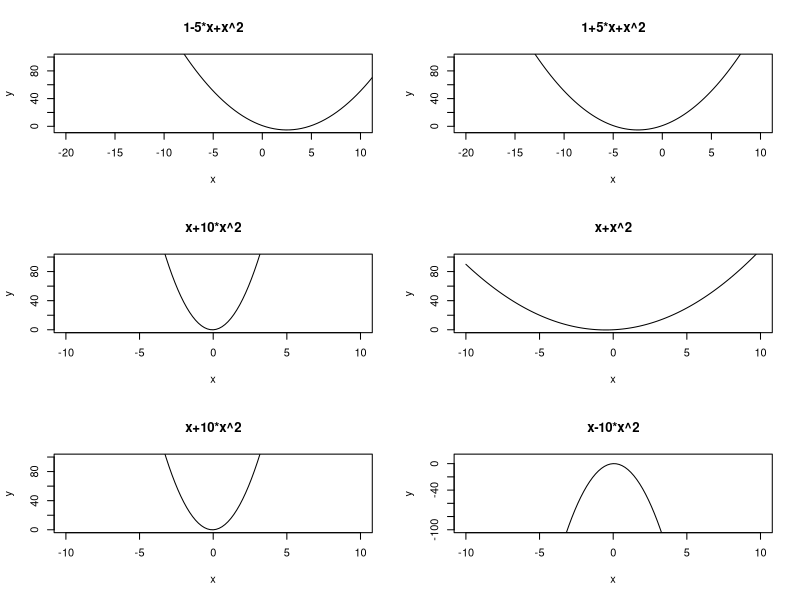
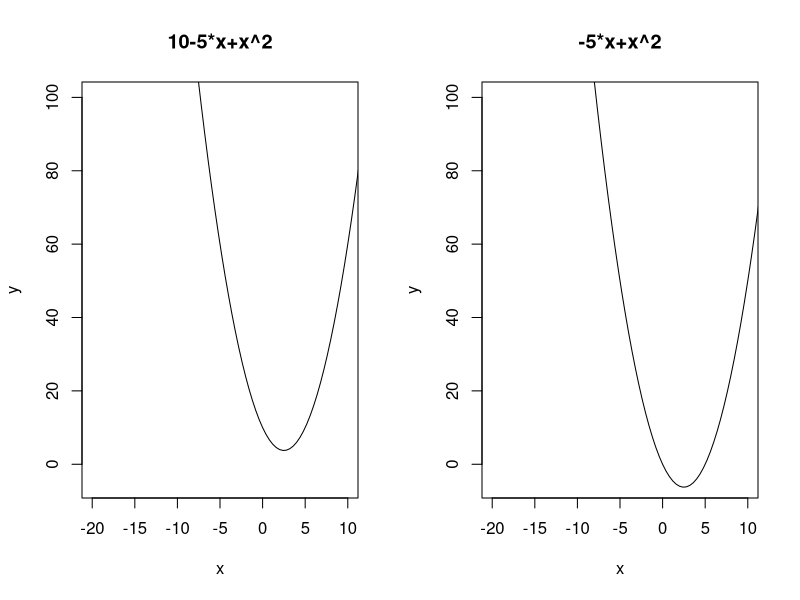
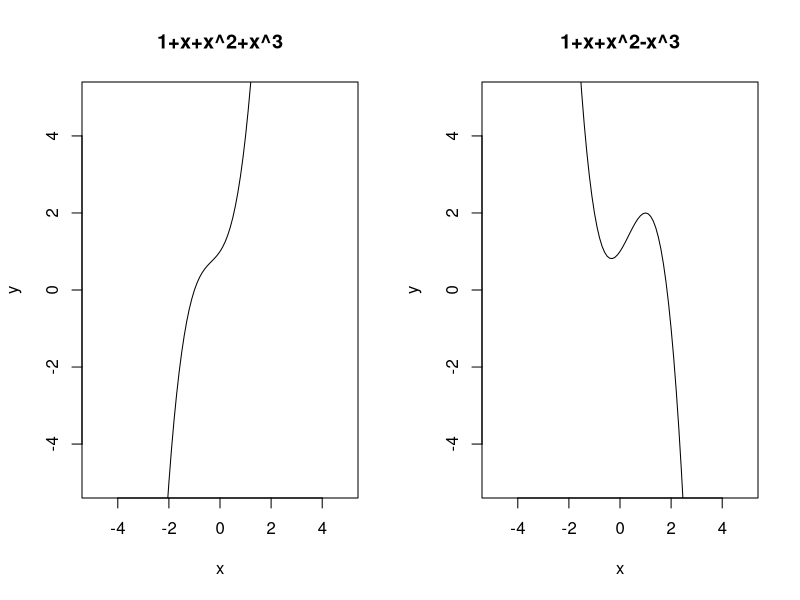
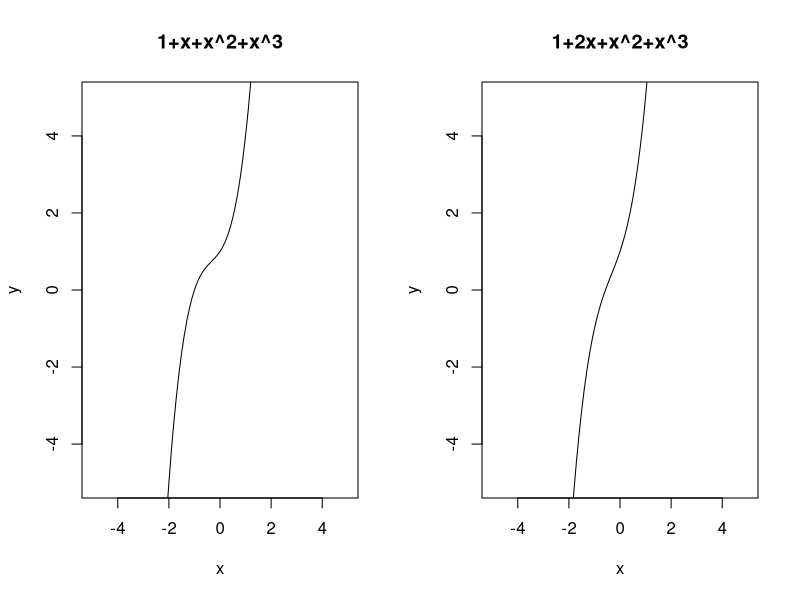
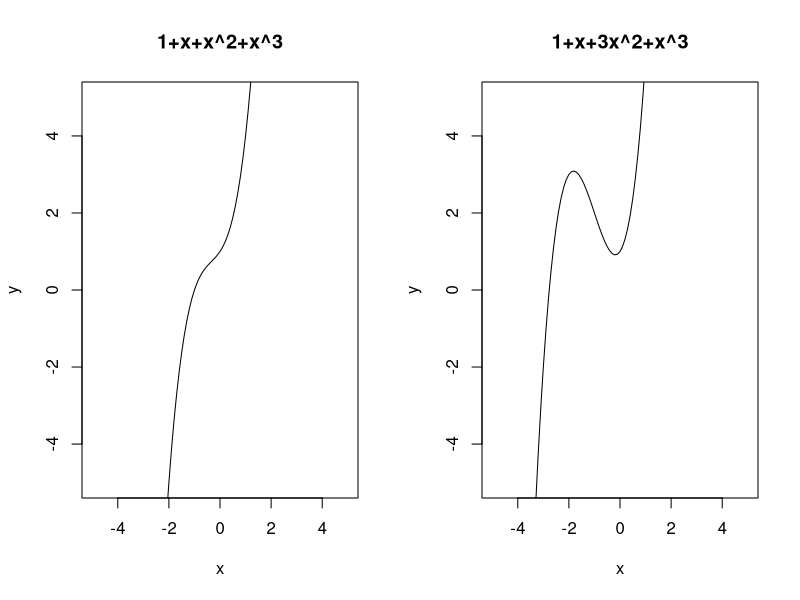
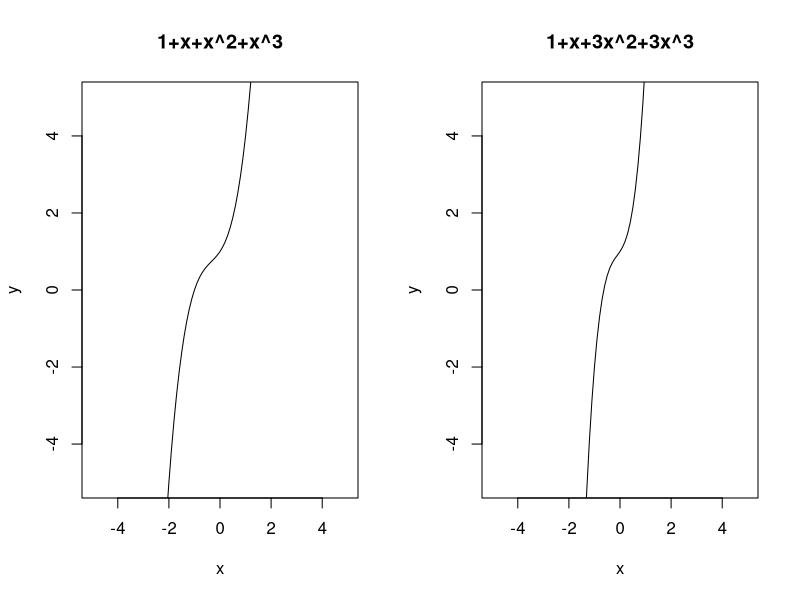
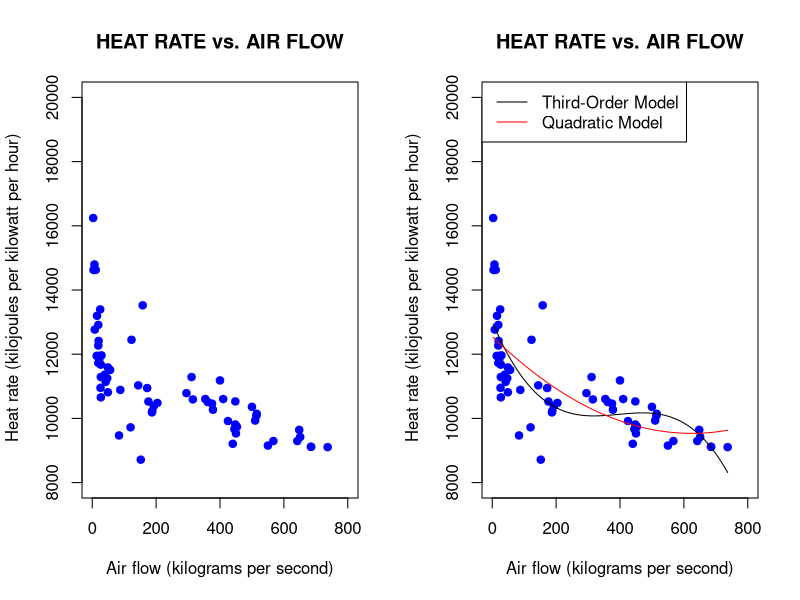
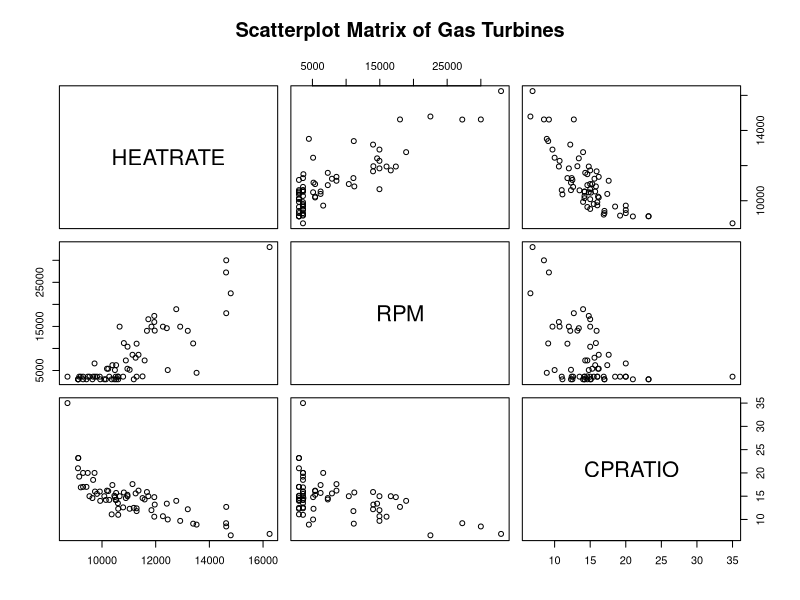

Here is the R script that generated these plots, in order:
## ---- chunk 1
knitr::opts_chunk$set(echo = TRUE)
## ---- chunk 2
#beta1
par(mfrow=c(3,2))
eq=function(x){1-5*x+x^2}
curve(eq,from=-20, to=20, xlab="x", ylab="y", 
      ylim=c(-5,100), xlim = c(-20,10))
title(main="1-5*x+x^2")
eq=function(x){1+5*x+x^2}
curve(eq,from=-20, to=10, xlab="x", 
      ylab="y", ylim=c(-5,100), xlim = c(-20,10))
title(main="1+5*x+x^2")
#beta2
eq=function(x){x+10*x^2}
curve(eq,from=-10, to=10, xlab="x", 
      ylab="y", ylim=c(0,100), xlim = c(-10,10))
title(main="x+10*x^2")
eq=function(x){x+x^2}
curve(eq,from=-10, to=10, xlab="x", 
      ylab="y", ylim=c(0,100), xlim = c(-10,10))
title(main="x+x^2")
#-Beta2
eq=function(x){x+10*x^2}
curve(eq,from=-10, to=10, xlab="x", 
      ylab="y", ylim=c(0,100), xlim = c(-10,10))
title(main="x+10*x^2")
eq=function(x){x-10*x^2}
curve(eq,from=-10, to=10, xlab="x", ylab="y", 
      ylim=c(-100,10), xlim = c(-10,10))
title(main="x-10*x^2")

## ---- chunk 3
par(mfrow=c(1,2))
eq=function(x){10-5*x+x^2}
curve(eq,from=-20, to=20, xlab="x", ylab="y", 
      ylim=c(-5,100), xlim = c(-20,10))
title(main="10-5*x+x^2")
eq=function(x){-5*x+x^2}
curve(eq,from=-20, to=20, xlab="x", ylab="y", 
      ylim=c(-5,100), xlim = c(-20,10))
title(main="-5*x+x^2")
## ---- chunk 4

#beta3

par(mfrow=c(1,2))
eq=function(x){1+x+x^2+x^3}
curve(eq, xlab="x", ylab="y", ylim=c(-5,5), xlim = c(-5,5))
title(main="1+x+x^2+x^3")
eq=function(x){1+x+x^2-x^3}
curve(eq, xlab="x", ylab="y", ylim=c(-5,5), xlim = c(-5,5))
title(main="1+x+x^2-x^3")

## ---- chunk 5

#Comparing bata 1

par(mfrow=c(1,2))
eq=function(x){1+x+x^2+x^3}
curve(eq, xlab="x", ylab="y", ylim=c(-5,5), xlim = c(-5,5))
title(main="1+x+x^2+x^3")
eq=function(x){1+2*x+x^2+x^3}
curve(eq, xlab="x", ylab="y", ylim=c(-5,5), xlim = c(-5,5))
title(main="1+2x+x^2+x^3")

## ---- chunk 6

#Comparing bata 2

par(mfrow=c(1,2))
eq=function(x){1+x+x^2+x^3}
curve(eq, xlab="x", ylab="y", ylim=c(-5,5), xlim = c(-5,5))
title(main="1+x+x^2+x^3")
eq=function(x){1+x+3*x^2+x^3}
curve(eq, xlab="x", ylab="y", ylim=c(-5,5), xlim = c(-5,5))
title(main="1+x+3x^2+x^3")

## ---- chunk 7

#Comparing bata 3

par(mfrow=c(1,2))
eq=function(x){1+x+x^2+x^3}
curve(eq, xlab="x", ylab="y", ylim=c(-5,5), xlim = c(-5,5))
title(main="1+x+x^2+x^3")
eq=function(x){1+x+x^2+3*x^3}
curve(eq, xlab="x", ylab="y", ylim=c(-5,5), xlim = c(-5,5))
title(main="1+x+3x^2+3x^3")

## ---- chunk 8
#sientific is off
#options(scipen = 999)
#or format(model$coefficients[1], sientific=FALSE)

GASTURBINE=read.table("GASTURBINE.txt",header = TRUE)
head(GASTURBINE)
attach(GASTURBINE)

plot( x= AIRFLOW,y= HEATRATE, main="HEAT RATE vs. AIR FLOW", pch=19, col="blue",
      ylim = c(8000, 20000), xlim =c(0, 800), xlab = "Air flow (kilograms per second)", 
      ylab = " Heat rate (kilojoules per kilowatt per hour)" )

## ---- chunk 9
modelPly3=lm(HEATRATE~AIRFLOW+I(AIRFLOW^2)+I(AIRFLOW^3),data = GASTURBINE)
summary(modelPly3)
## ---- chunk 10
modelQuad=lm(HEATRATE~AIRFLOW+I(AIRFLOW^2),data = GASTURBINE)
summary(modelQuad)

## ---- chunk 11

plot( x= AIRFLOW,y= HEATRATE, main="HEAT RATE vs. AIR FLOW", pch=19, col="blue",
      ylim = c(8000, 20000), xlim =c(0, 800), xlab = "Air flow (kilograms per second)", 
      ylab = " Heat rate (kilojoules per kilowatt per hour)" )
range(AIRFLOW)
QUAD<- seq(3,737,0.1)

lines(QUAD,predict(modelPly3,newdata=data.frame(AIRFLOW=QUAD)),col="black")

lines(QUAD,predict(modelQuad,newdata=data.frame(AIRFLOW=QUAD)),col="red")

legend("topleft", legend = c("Third-Order Model","Quadratic Model" ),lty=1:1, col = c("Black", "Red"))
## ---- chunk 12
modelCom2=lm(HEATRATE~RPM+CPRATIO+RPM*CPRATIO+I(RPM^2)+I(CPRATIO^2))
summary(modelCom2)

pairs(~HEATRATE+RPM+CPRATIO,data = GASTURBINE, 
      main="Scatterplot Matrix of Gas Turbines")
## ---- chunk 13

new1=data.frame(RPM=c(5000), CPRATIO=GASTURBINE$CPRATIO)
y=predict(modelCom2, newdata=new1)
plot(x=CPRATIO,y=y, main = "Scatterplot of predicted Heat Rate and CPRATIO, RPM=5000", 
     ylab = "Predicted Heat Rate", xlab ="CPRATIO", 
     ylim = c(8000, 15000), xlim=c(0,40),pch=19, col="blue")
## ---- chunk 14
new2=data.frame(RPM=c(15000), CPRATIO=GASTURBINE$CPRATIO)
y=predict(modelCom2, newdata=new2)
plot(x=CPRATIO,y=y, main = "Scatterplot of predicted Heat Rate and CPRATIO, RPM=15000", 
     ylab = "Predicted Heat Rate", xlab ="CPRATIO", 
     ylim = c(8000, 15000), xlim=c(0,40),pch=19, col="blue")

## ---- chunk 15
plot( x= CPRATIO,y= HEATRATE, main="HEAT RATE vs. CPRATIO", pch=19, col="blue",
      ylim = c(8000, 20000), , xlim =c(0, 50), xlab = "CPRATIO", 
      ylab = " Heat rate (kilojoules per kilowatt per hour)" )

range(CPRATIO)

CP<- seq(6.6,35,0.1)






#lines(CP,predict(modelCom2,data.frame(CPRATIO=CP, RPM=c(5000)),col="black"),lwd=2)


#lines(CP,predict(modelCom2,data.frame(CPRATIO=CP, RPM=c(15000))),col="red",lwd=2)

lines(CP,predict(modelCom2,data.frame(CPRATIO=CP, RPM=c(5000))), col="black",lwd=2)


lines(CP,predict(modelCom2,data.frame(CPRATIO=CP, RPM=c(15000))),col="red",lwd=2)

legend("topleft", legend = c("RPM=5000 rpm","RPM=15000 rpm" ),lty=1:1, col = c("Black","Red"))

## ---- chunk 16
new1=data.frame(RPM=c(5000), CPRATIO=GASTURBINE$CPRATIO)
y1=predict(modelCom2, newdata=new1)
new2=data.frame(RPM=c(15000), CPRATIO=GASTURBINE$CPRATIO)
y2=predict(modelCom2, newdata=new2)
plot(x=CPRATIO,y=y1, main = "Scatterplot of predicted Heat Rate and CPRATIO, RPM=5000 and 15000", 
     ylab = "Predicted Heat Rate", xlab ="CPRATIO", 
     ylim = c(8000, 15000), xlim=c(0,40),pch=19, col="blue")

#adding Predicted points for RPM = 15000
points(x=CPRATIO, y= y2, col="red",pch=19)
legend("topleft", c("RPM =5000","RPM=15000"), 
       cex = 0.7, fill = c("Blue","Red"))

#New Model

model3=lm(HEATRATE~RPM+CPRATIO+I(CPRATIO^2))
summary(model3)

detach(GASTURBINE)
## ---- chunk 17
DIESEL=read.table("DIESEL.txt",header = TRUE)
head(DIESEL)
View(DIESEL)
attach(DIESEL)
## ---- chunk 18
table(FUEL)
table(BRAND)
x1=ifelse(FUEL=="F2", 1, 0)
x2=ifelse(FUEL=="F3", 1, 0)
x3=ifelse(BRAND=="B2", 1, 0)
##creating a data frame
DIESELDUMMY=data.frame(FUELBRAND,PERFORM=DIESEL$PERFORM, x1, x2,x3)
detach(DIESEL)
attach(DIESELDUMMY)
View(DIESELDUMMY)
head(DIESELDUMMY)
# Model with main effects
modelDUMMY1=lm(PERFORM~x1+x2+x3)
summary(modelDUMMY1)
predict(modelDUMMY1,DIESELDUMMY, interval="confidence",level=0.95)

predict(modelDUMMY1,DIESELDUMMY, interval="prediction",level=0.95)
#%95CI for F3 B2 for Main Model
New=data.frame(x1=c(0), x2=c(1), x3=c(1))
predict(modelDUMMY1,New, interval="confidence",level=0.95)
## ---- chunk 19
######Interaction
modelDUMMY2=lm(PERFORM~x1+x2+x3+x1*x3+x2*x3)
summary(modelDUMMY2)

## ---- chunk 20
#%95CI for F3 B2 for Complete Model
New=data.frame(x1=c(0), x2=c(1), x3=c(1))
predict(modelDUMMY2,New, interval="confidence",level=0.95)


## ---- chunk 21
##Table for a subset of the data set
Table_F3_B2=subset(DIESEL, FUEL=="F3"&BRAND=="B2")
Table_F3_B2
ybar32=mean(Table_F3_B2$PERFORM)
ybar32
## ---- chunk 22

library(ggplot2)

ggplot(DIESEL,aes(x=factor(FUEL),y=PERFORM,colour=BRAND,group=BRAND))+
   geom_point()+
   stat_summary(aes(y=PERFORM,group=BRAND),fun= mean,geom = "line")+
   ggtitle("RStudio graph of sample means for engine performance")

interaction.plot(DIESEL$FUEL,DIESEL$BRAND, DIESEL$PERFORM, legend = TRUE, col = 2:3, xlab="Fuel Type", ylab="PERFORM",trace.label = "Brand Type")
## ---- chunk 23
##Partial F Test

modelDUMMY1=lm(PERFORM~x1+x2+x3)

modelDUMMY2=lm(PERFORM~x1+x2+x3+x1*x3+x2*x3)
anova(modelDUMMY1, modelDUMMY2)

